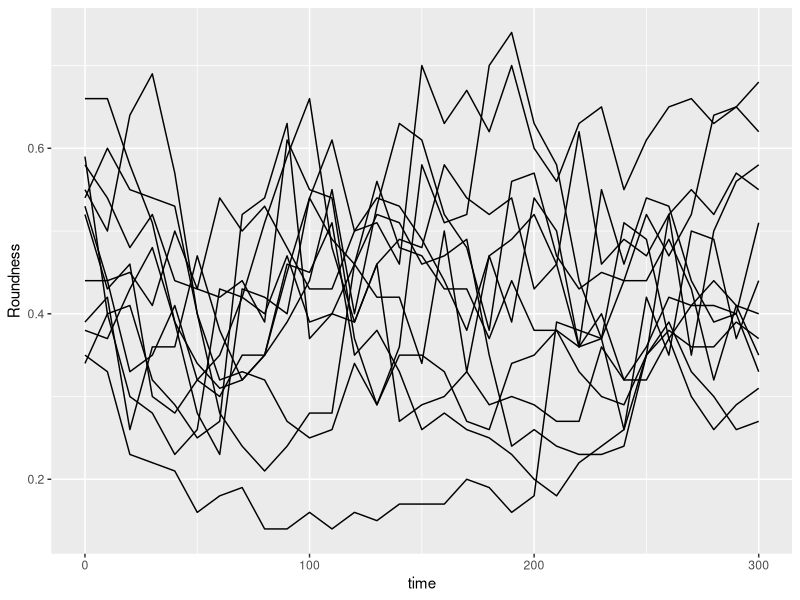
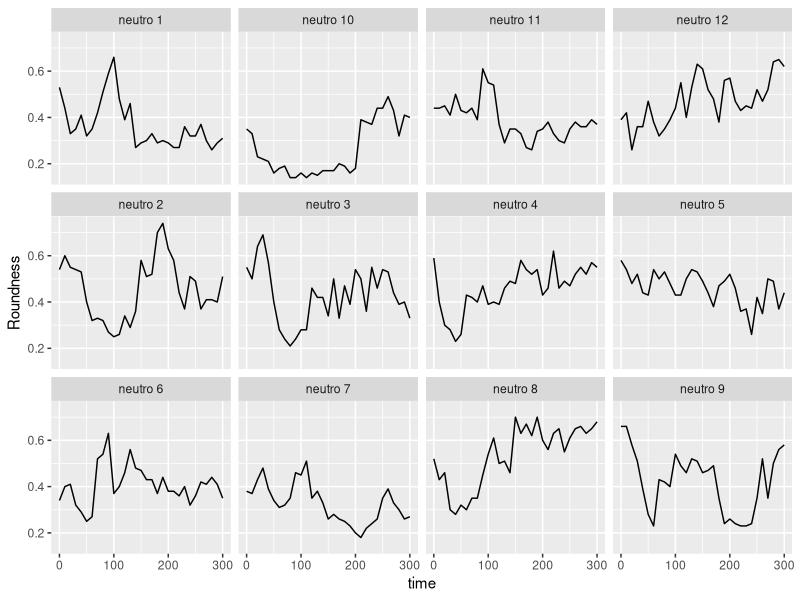
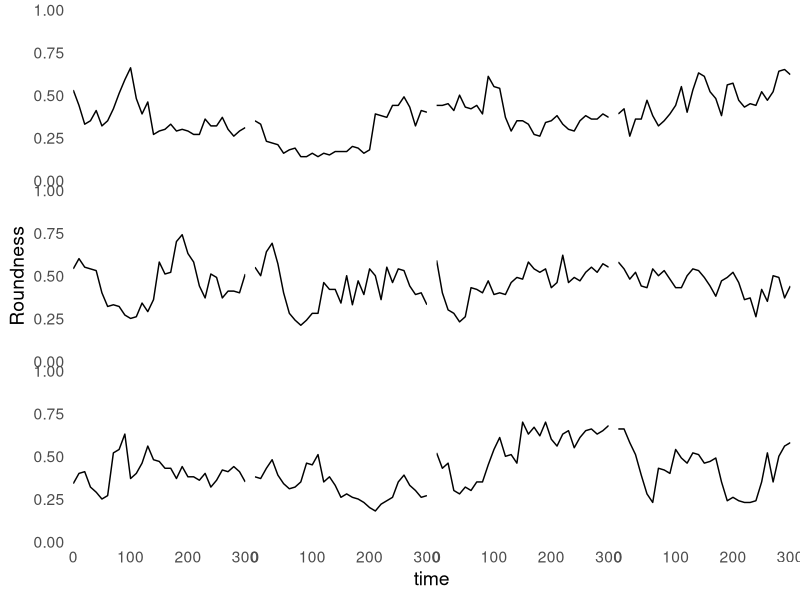
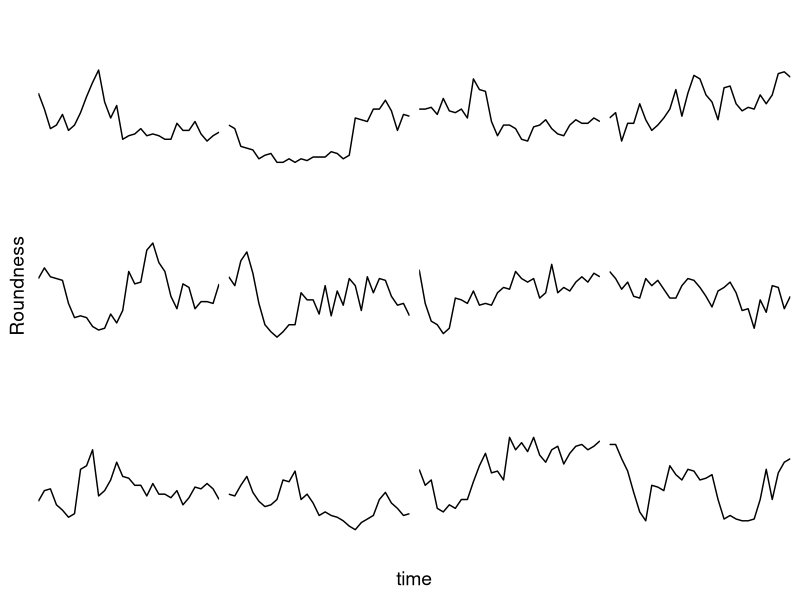
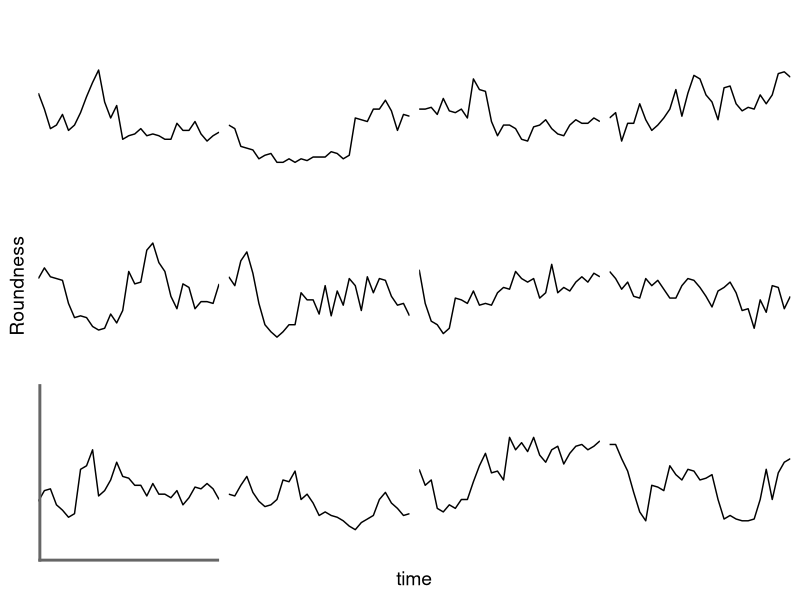
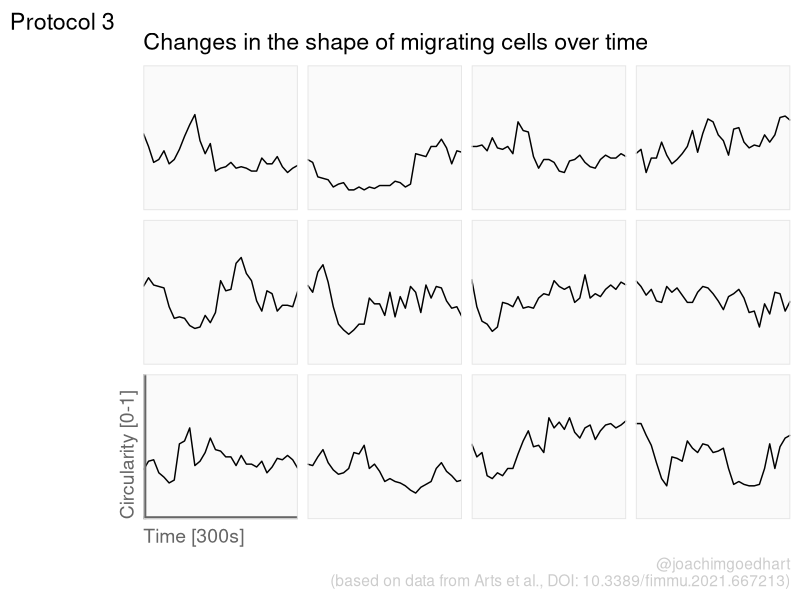
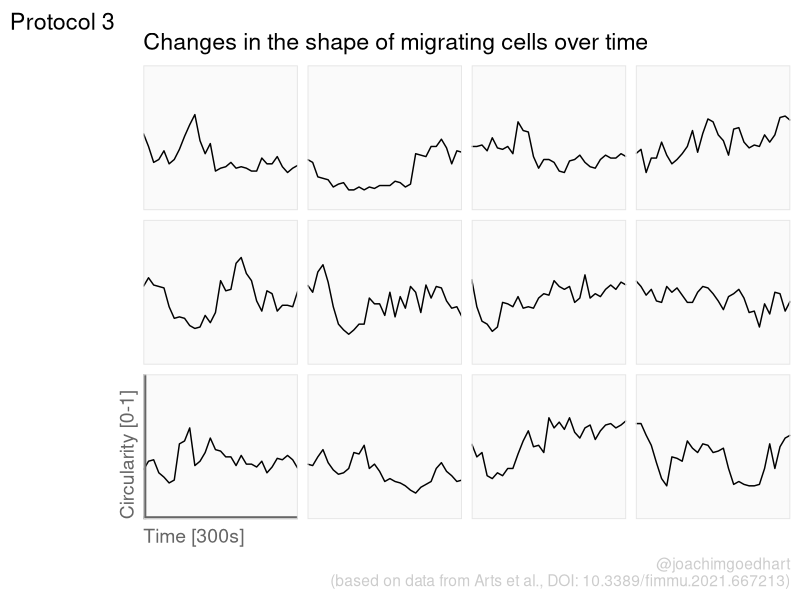

These charts were generated, in order, by the following R code:
## ---- chunk 1
library(tidyverse)
## ---- chunk 2
df_raw <- readxl::read_excel("Data_Arts_Circularity.xlsx")
head(df_raw)
## ---- chunk 3
df_3 <-
  pivot_longer(
    df_raw,
    cols = -time,
    names_to = "Cell",
    values_to = "Roundness"
  )
## ---- chunk 4
df_3 %>% write.csv("protocol_3.csv", row.names = FALSE)
## ---- chunk 5
p <- ggplot(df_3, aes(x=time, y=Roundness, group=Cell)) + geom_line()
p
## ---- chunk 6
p <- p + facet_wrap(~Cell)
p
## ---- chunk 7
p <-
  p + scale_y_continuous(expand = c(0, 0), limits = c(0, 1.0)) + 
  scale_x_continuous(expand = c(0,0), limits = c(0, 300))

## ---- chunk 8
p <- p + theme_minimal(base_size = 14)

p <- p + theme(strip.background = element_blank(),
               strip.text = element_blank(),
               plot.caption = element_text(color = "grey80"),
               #Remove grid
               panel.grid.major = element_blank(),
               panel.grid.minor = element_blank()
)
p
## ---- chunk 9
p <- p + theme(        
        #Remove axis labels
        axis.text = element_blank()
        )
p
## ---- chunk 10
ann_line<-data.frame(xmin=0,xmax=300,ymin=0,ymax=1,
                     Cell=factor("neutro 6",levels=c("neutro 6")))
ann_line
## ---- chunk 11

p <- p +
  #Vertical line
  geom_segment(data=ann_line, aes(x=xmin,xend=xmin,y=ymin,yend=ymax), size=2, color='grey40') +
  #Horizontal line
  geom_segment(data=ann_line, aes(x=xmin,xend=xmax,y=ymin,yend=ymin), size=2, color='grey40') +
  NULL

p

## ---- chunk 12
p <- p +
  theme(panel.background = element_rect(fill='grey98', color=NA),
        panel.border = element_rect(color='grey90', fill=NA),
        axis.title.x = element_text(size=14, hjust = 0, color='grey40'),
        axis.title.y = element_text(size=14, vjust = 0, hjust=0, angle = 90, color='grey40'),
  ) 
## ---- chunk 13
p <-
  p + labs(
    title = "Changes in the shape of migrating cells over time",
    x = "Time [300s]",
    y = "Circularity [0-1]",
    caption = "@joachimgoedhart\n(based on data from Arts et al., DOI: 10.3389/fimmu.2021.667213)",
    tag = "Protocol 3"
  ) 
## ---- chunk 14
p
## ---- chunk 15
png(file=paste0("Protocol_3.png"), width = 4000, height = 3000, units = "px", res = 400)
 p
dev.off()
